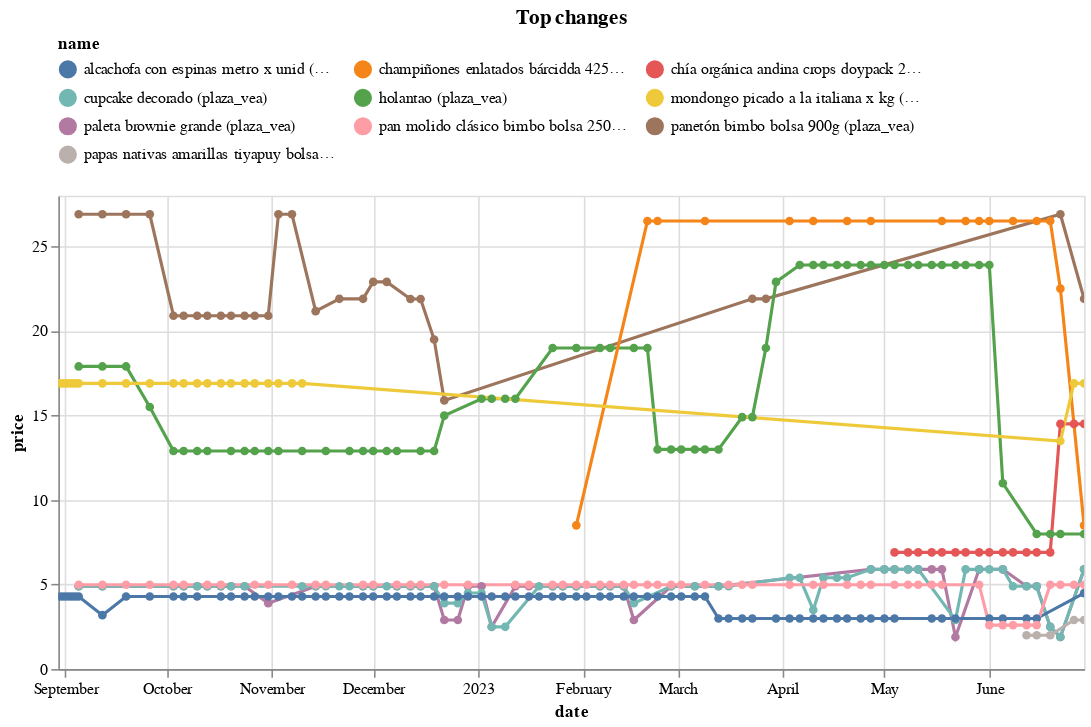

This figure's notebook cell:
### Code cell
top_changes.head(10).pipe(plot_changes, 'Top changes')

### Figure 1 — Vega-Lite specification as saved in the notebook (floating-point values rounded to 4 significant figures; data arrays with more than 128 entries replaced by an {"elided": "..."} marker saying what was removed)
{"config": {"view": {"continuousWidth": 300, "continuousHeight": 300}, "legend": {"columns": 3, "orient": "top"}}, "data": {"name": "data-a067c91c0ecffc464bd02f5d1da3f671"}, "mark": {"type": "line", "point": true}, "encoding": {"color": {"field": "name", "scale": {"domain": ["alcachofa con espinas metro x unid (metro)", "champiñones enlatados bárcidda 425g (metro)", "chía orgánica andina crops doypack 250g (plaza_vea)", "cupcake decorado (plaza_vea)", "holantao (plaza_vea)", "mondongo picado a la italiana x kg (metro)", "paleta brownie grande (plaza_vea)", "pan molido clásico bimbo bolsa 250g (plaza_vea)", "panetón bimbo bolsa 900g (plaza_vea)", "papas nativas amarillas tiyapuy bolsa 40g (plaza_vea)"]}, "type": "nominal"}, "tooltip": [{"field": "name", "type": "nominal"}, {"field": "price", "type": "quantitative"}, {"field": "last_price", "type": "quantitative"}], "x": {"field": "date", "type": "temporal"}, "y": {"field": "price", "type": "quantitative"}}, "params": [{"name": "param_1", "select": {"type": "point", "fields": ["name"]}, "bind": "legend"}, {"name": "param_2", "select": {"type": "interval", "encodings": ["x", "y"]}, "bind": "scales"}], "title": "Top changes", "transform": [{"filter": {"param": "param_1"}}], "width": 650, "$schema": "https://vega.github.io/schema/vega-lite/v5.8.0.json", "datasets": {"data-a067c91c0ecffc464bd02f5d1da3f671": {"elided": "404 records"}}}
